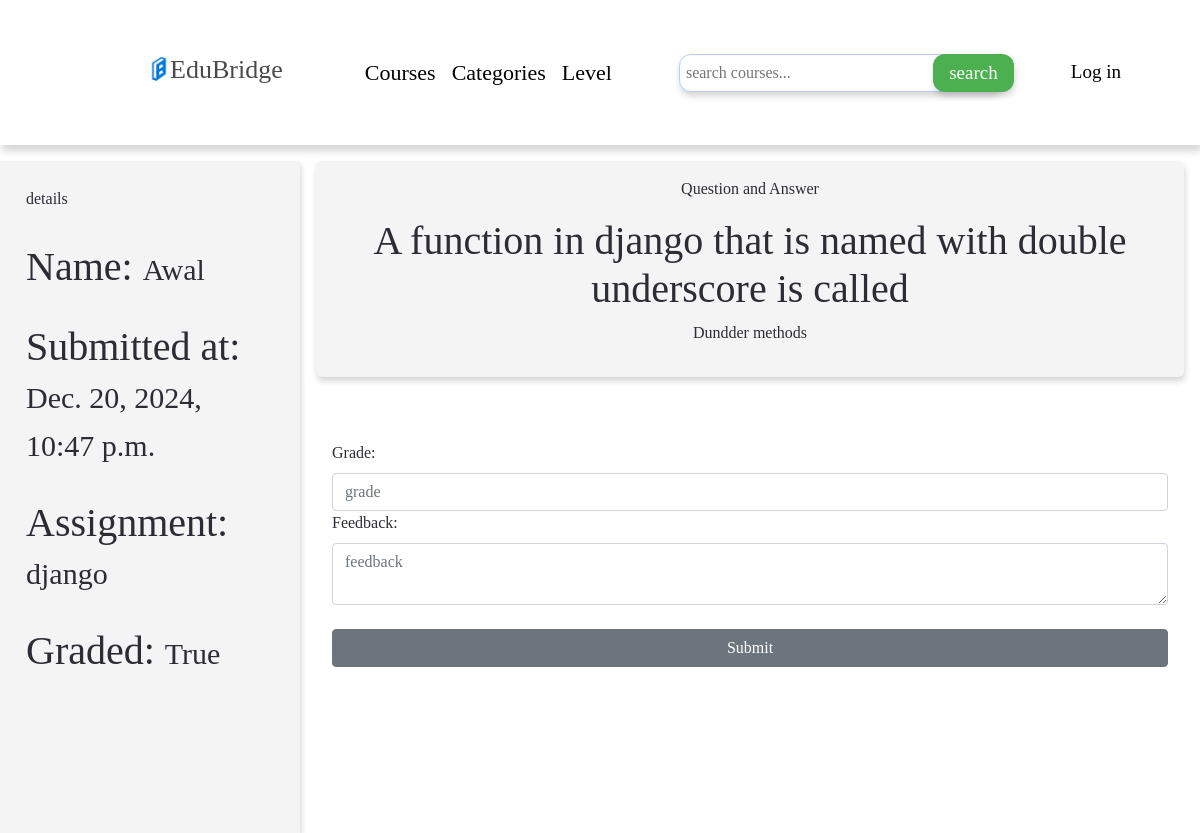
/eduBridge/submission/10/grade/, run on the app's committed database.
### classroom/models.py (models this page shows, shortened)
class Submission(models.Model):
	student = models.ForeignKey(User, on_delete=models.CASCADE,related_name='submissions')
	assignment = models.ForeignKey(Assignments, on_delete=models.CASCADE, related_name='submissions')
	content = models.TextField()
	submitted_at = models.DateTimeField(auto_now_add=True)
	graded = models.BooleanField(default=False)
	grade = models.DecimalField(max_digits=5, decimal_places=2, null=True, blank=True)
	feedback = models.TextField(null=True)

class Assignments(models.Model):
	instructor = models.ForeignKey(User, on_delete=models.CASCADE, related_name='assigments')
	course =models.ForeignKey(Course, on_delete=models.CASCADE,related_name='assigments', null=True)
	title = models.CharField(max_length=200)
	description = models.TextField()
	due_date= models.DateTimeField()
	created_at = models.DateTimeField(auto_now_add=True)
	def __str__(self):
		return self.title

### classroom/views.py (the view)
# urls.py: path('submission/<int:submission_id>/grade/', views.grade, name="grade")
def grade(request,submission_id):
    submission = get_object_or_404(Submission, id=submission_id)
    if request.method == 'POST':
        submission.grade = request.POST.get('grade')
        submission.feedback =  request.POST.get('feedback')
        submission.graded = True
        submission.save()
        return redirect('submission_list')
    return render(request, 'classroom/grade.html', {'submission': submission})

### classroom/templates/classroom/grade.html (shortened to what this page needs)
{% extends 'classroom/base.html' %}
{% block content %}
<div class="grade-container">
    <div class="grade-headings">
        <p>details</p>
        <h1>Name: <span class="small-text">{{submission.student.username}}</span></h1>
        <h1>Submitted at: <span class="small-text">{{submission.submitted_at}}</span></h1>
        <h1>Assignment: <span class="small-text">{{submission.assignment}}</span></h1>
        <h1>Graded: <span class="small-text">{{submission.graded}}</span></h1>
    </div>
    <form method="post" class="">
        <div class="form-text">
            <p>Question and Answer</p>
            <h1>{{submission.assignment.description}}</h1>
            <p>{{submission.content}}</p>
        </div>
        <div class="grade-form">
            <div>
                <label for="grade">Grade:</label>
                <input class="form-control" type="text" name="grade" placeholder="grade">
            </div>
            <div>
                <label for="feedback">Feedback:</label>
                <textarea class="form-control" placeholder="feedback" name="feedback" id="feedback"></textarea>
            </div>
            <button class="btn btn-secondary btn-block mt-4">Submit</button>
        </div>
    </form>
</div>
{% endblock content %}

### classroom/static/index.css (style rules this page uses)
body { padding: 0; margin: 0; box-sizing: border-box; font-family: 'Times New Roman', Times, serif; color: #2C2C34; }
.grade-headings { margin-top:16px; padding:26px; height: 84vh; background-color: rgb(245, 244, 244); box-shadow: 1px 4px 6px 0 rgba(22, 22, 26, 0.18); }
.grade-headings h1 { margin: 32px 0px; }
.grade-headings .small-text { font-size:30px; }
.grade-container { display: grid; grid-template-columns: 1fr 3fr; }
.grade-form { margin-top: 4em; margin-left: 2em; margin-right: 2em; }
.form-text { background-color: rgb(245, 244, 244); padding: 16px; margin: 16px; border-radius: 6px; text-align: center; box-shadow: 1px 4px 6px 0 rgba(22, 22, 26, 0.18); }

### data on the page
Submission: student.username "Awal", submitted_at "Dec. 20, 2024, 10:47 p.m.", assignment "django", graded "True", assignment.description "A function in django that is named with double underscore is called", content "Dundder methods"
